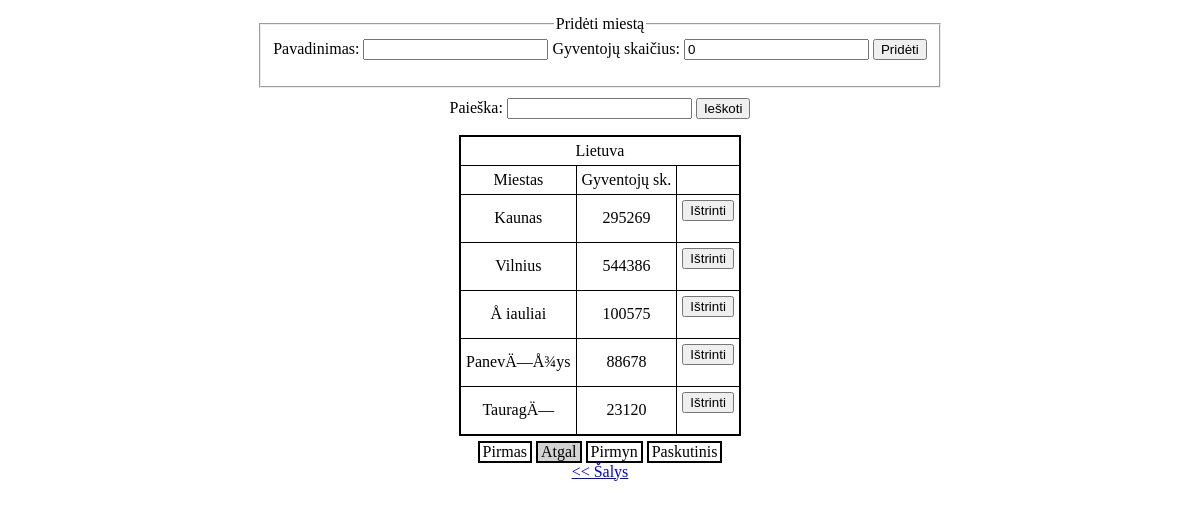
/cities.php?id=15, run on the app's committed database.
### tables this page shows
CREATE TABLE `countries` (
  `id` int(11) NOT NULL,
  `name` varchar(45) NOT NULL,
  `population` int(11) NOT NULL,
  `capital` varchar(45) NOT NULL
);

CREATE TABLE `cities` (
  `id` int(11) NOT NULL,
  `name` varchar(45) NOT NULL,
  `population` int(11) NOT NULL,
  `fk_country` int(11) NOT NULL
);

### cityController.php (called while the page is built, shortened)
<?php
include ('database.php');
include('cityModel.php');
include('countryModel.php');
$database = new Database();
$countryModel = new countryModel($database->connection);
$cityModel = new cityModel($database->connection);
if(isset($_GET['page'])){
    $pageno = $_GET['page'];
}
else{
    $pageno = 1;
}
$country_id = $_GET['id'];
$no_per_page = config::RECORD_NUM_PER_PAGE;
if(isset($_GET['search_string'])){
    $search_string = $_GET['search_string'];
    $link = "?id=".$country_id."&search_string=".$_GET['search_string']."&";
    $total_pages = ceil($cityModel->getSearchedCitiesCount($country_id, $_GET['search_string']) / $no_per_page);
    $cities = $cityModel->searchCities($country_id, $_GET['search_string'], $pageno, $no_per_page);
}
else {
    $search_string = "";
    $link = "?id=".$country_id."&";
    $total_pages = ceil($cityModel->getCitiesCount($_GET['id']) / $no_per_page);
    $cities = $cityModel->getCities($country_id, $pageno, $no_per_page);
}
$country = $countryModel->getCountry($country_id);
?>

### database.php (called while the page is built, shortened)
<?php
class Database{
    function __construct()
    {
        $this->connection = mysqli_connect(config::DB_HOST, config::DB_USER, config::DB_PASS, config::DB_NAME);
    }
}
?>

### cityModel.php (called while the page is built, shortened)
<?php
class cityModel
{
    public $connection;
        function __construct($connection)
        {
            $this->connection = $connection;
        }
    public function getCities($country_id, $page_no, $no_per_page){
        $offset = ($page_no-1) * $no_per_page;
        $statement = mysqli_prepare($this->connection,'SELECT * FROM cities WHERE fk_country = ? LIMIT ?, ?');
        $statement->bind_param("iii", $country_id, $offset, $no_per_page);
        $statement->execute();
        return $statement->get_result();
    }
    public function getCitiesCount($country_id){
        $statement = mysqli_prepare($this->connection,"SELECT count(*) as count FROM cities WHERE fk_country = ?");
        $statement->bind_param('i', $country_id);
        $statement->execute();
        $result = $statement->get_result();
        return mysqli_fetch_assoc($result)['count'];
    }
}

### countryModel.php (called while the page is built, shortened)
<?php
class countryModel
{
    public $connection;
    function __construct($connection)
    {
        $this->connection = $connection;
    }
    function getCountry($id){
        $statement = mysqli_prepare($this->connection, 'SELECT * FROM countries WHERE id = ?');
        $statement->bind_param('i', $id);
        $statement->execute();
        $result = $statement->get_result();
        return mysqli_fetch_assoc($result);
    }
}

### cities.php (the view, shortened to what this page needs)
<html>
<head>
    <link type="text/css" rel="stylesheet" href="style.css">
</head>
<body>
<?php include 'cityController.php'; ?>
<div class="container">
    <fieldset style="margin-bottom: 10px;">
        <legend>Pridėti miestą</legend>
        <form  action="storeCity.php" method="post">
            <label>Pavadinimas: <input type="text" name="name"></label>
            <label>Gyventojų skaičius: <input type="number" name="population" value="0"></label>
            <button type="submit">Pridėti</button>
        </form>
    </fieldset>
    <form action="cities.php" method="get">
        <label>Paieška: <input type="text" name="search_string" value="<?php echo $search_string ?>"></label>
        <button type="submit">Ieškoti</button>
    </form>
    <?php  if(mysqli_num_rows($cities) != 0) {?>
    <table>
        <thead>
        <tr><td colspan="3"><?php echo $country['name'] ?></td></tr>
        <tr>
            <td>Miestas</td>
            <td>Gyventojų sk.</td>
            <td></td>
        </tr>
        </thead>
        <tbody>
        <?php while($city = mysqli_fetch_assoc($cities)){?>
            <tr>
                <td><?php echo $city['name'] ?></td>
                <td><?php echo $city['population'] ?></td>
                <td>
                    <form action="deleteCity.php" method="post" style="display: inline-block;">
                        <button type="submit">Ištrinti</button>
                    </form>
                </td>
            </tr>
        <?php } ?>
        </tbody>
    </table>
        <ul class="paging">
            <li><a href="<?php echo $link; ?>page=1">Pirmas</a></li>
            <li class="<?php if($pageno <= 1){echo 'inactive';} ?>">
                <a href="<?php if($pageno <= 1){echo '#';} else { echo $link."page=".($pageno-1); } ?>">Atgal</a>
            </li>
            <li class="<?php if($pageno >= $total_pages){echo 'inactive';} ?>">
                <a href="<?php if($pageno >= $total_pages){echo '#';} else { echo $link."page=".($pageno+1); } ?>">Pirmyn</a>
            </li>
            <li><a href="<?php echo $link; ?>page=<?php echo $total_pages ?>">Paskutinis</a></li>
        </ul>
    <?php }
            ?>
    <a href="countries.php"><< Šalys</a>
</div>
</body>
</html>

### style.css (style rules this page uses)
body { margin: 0; padding: 0; text-align: center; }
div.container { display: inline-block; padding: 15px; margin: auto auto 15px; }
table { border: 2px solid black; border-collapse: collapse; margin: 15px auto auto; }
td { border: 1px solid black; padding: 5px; text-align: center; }
.paging { padding: 0; margin: 5px 0 0; }
.paging li { list-style-type: none; display: inline-block; border: 2px solid black; text-decoration: none; }
.paging li a { padding: 3px; text-decoration: none; color: black }
.paging .inactive { pointer-events: none; background-color: lightgrey; }

### data on the page
countries: name "Lietuva"
cities: name "Kaunas", population "295269"
cities: name "Vilnius", population "544386"
cities: name "Å iauliai", population "100575"
cities: name "PanevÄ—Å¾ys", population "88678"
cities: name "TauragÄ—", population "23120"
